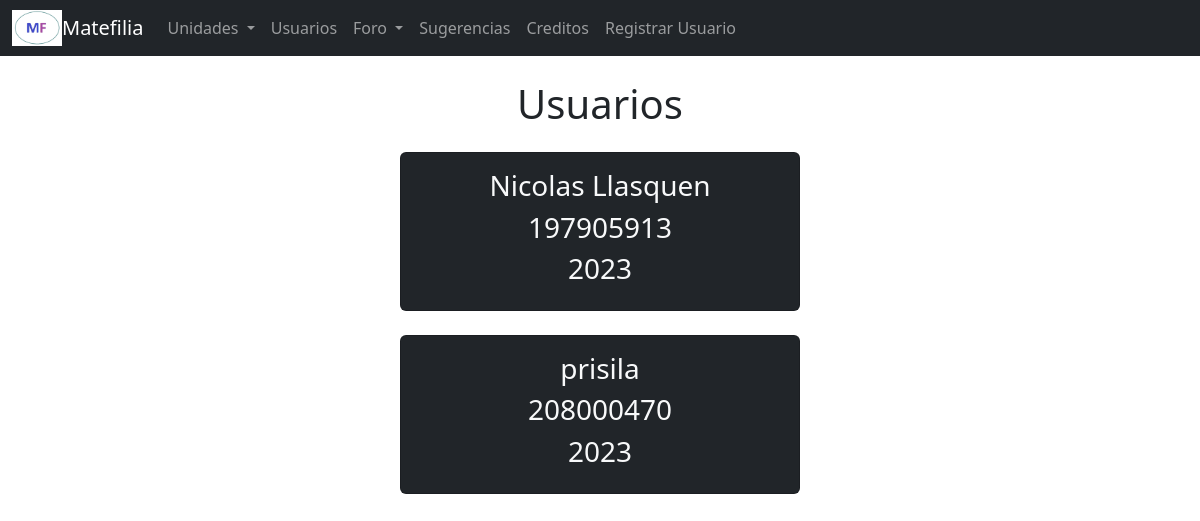
The app's page /usuarios/, older data.
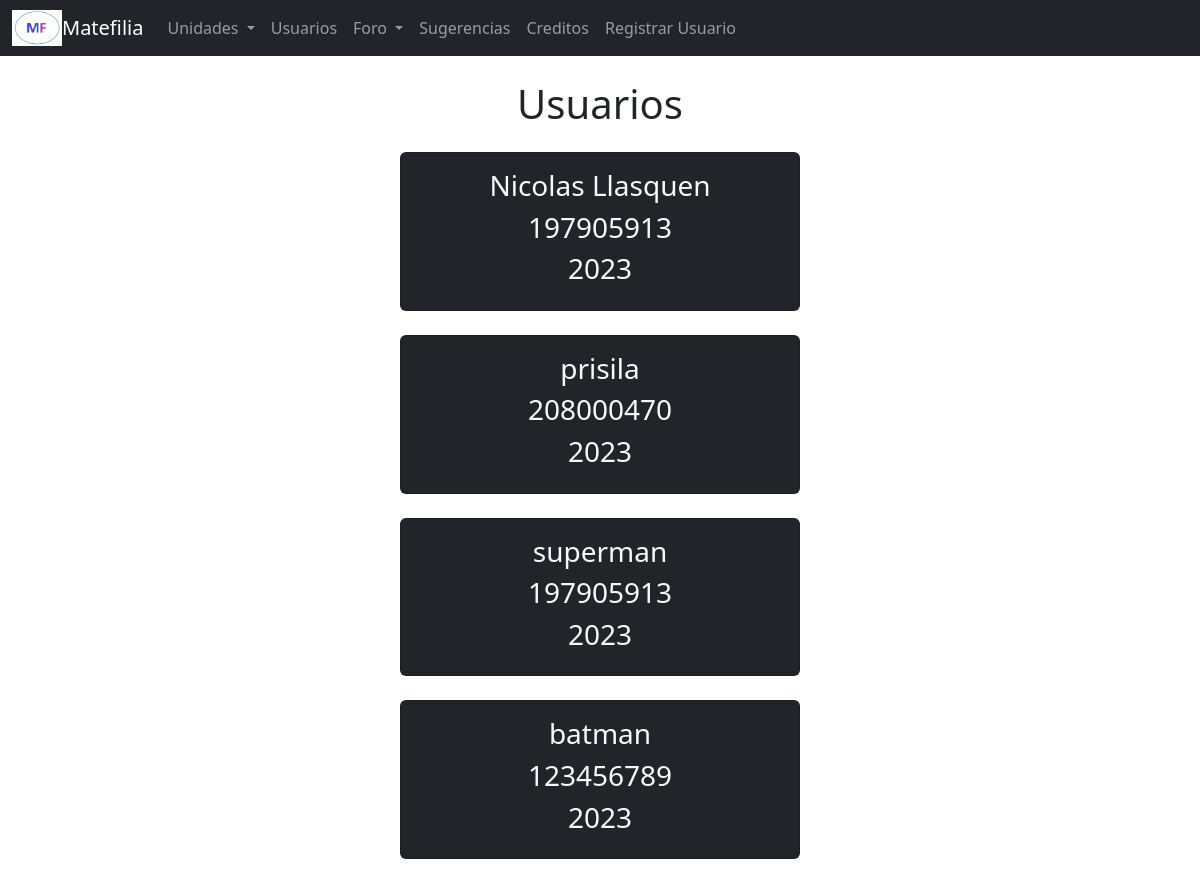
The same page, newer data.
### aplicacion3/models.py (models this page shows, shortened)
class Usuario(models.Model):
    nombre = models.CharField(max_length=100)
    rut = models.IntegerField()
    añoAcad = models.CharField(max_length=50)

### aplicacion3/views.py (the view)
# urls.py: path('', views.usuarios, name='usuarios'),
def usuarios(request):
    todoUsuarios = Usuario.objects.all()
    return render(request, 'ap3/usuarios.html', {'usuarios': todoUsuarios})

### templates/ap3/usuarios.html
{% extends 'layout/base.html' %}{% block content %}
<div class="container text-center my-4"><h1>Usuarios</h1></div>
<div class="col-md-4 offset-md-4">
  {% for usuarios in usuarios %}
  <div class="card card-body bg-dark text-center text-light my-4">
    <div>
      <h3>{{ usuarios.nombre }}</h3>
    </div>
    <div>
      <h3>{{ usuarios.rut }}</h3>
    </div>
    <div>
      <h3>{{ usuarios.añoAcad }}</h3>
    </div>
  </div>
  {% endfor %}
</div>
{% endblock content %}

### templates/layout/base.html (shortened to what this page needs)
<!DOCTYPE html>
<html lang="es">
  <head>
    {% load static %}
    <link
      href="https://cdn.jsdelivr.net/npm/bootstrap@5.3.0/dist/css/bootstrap.min.css"
      rel="stylesheet"
    />
  </head>
  <body>
    {% include 'layout/navbar.html' %}
    <main>{% block content %}{% endblock content %}</main>
  </body>
</html>

### templates/layout/navbar.html (shortened to what this page needs)
{% load static %}
<nav class="navbar navbar-expand-lg navbar-dark bg-dark">
  <div class="container-fluid">
    <img src="{% static 'imagenes\layout\Icono.png' %}" width="50px" />
    <a class="navbar-brand" href="/">Matefilia</a>
    <div class="collapse navbar-collapse" id="navbarSupportedContent">
      <ul class="navbar-nav me-auto mb-2 mb-lg-0">
        <li class="nav-item dropdown">
          <a
            class="nav-link dropdown-toggle"
            role="button"
            data-bs-toggle="dropdown"
            aria-expanded="false"
            href="#"
          >
            Unidades
          </a>
        </li>
        <li class="nav-item">
          <a class="nav-link" href="{% url 'usuarios' %}">Usuarios</a>
        </li>
        <li class="nav-item dropdown">
          <a
            class="nav-link dropdown-toggle"
            role="button"
            data-bs-toggle="dropdown"
            aria-expanded="false"
            href="#"
          >
            Foro
          </a>
        </li>
        <li class="nav-item">
          <a class="nav-link" href="{% url 'sugerencias' %}">Sugerencias</a>
        </li>
        <li class="nav-item">
          <a class="nav-link" href="{% url 'creditos' %}">Creditos</a>
        </li>
        <li class="nav-item">
          <a class="nav-link" href="{% url 'crearUsuario' %}"
            >Registrar Usuario</a
          >
        </li>
      </ul>
    </div>
  </div>
</nav>

Row changes from the older to the newer data that the page shows:
added Usuario: nombre "superman", rut "197905913", añoAcad "2023"
added Usuario: nombre "batman", rut "123456789", añoAcad "2023"
